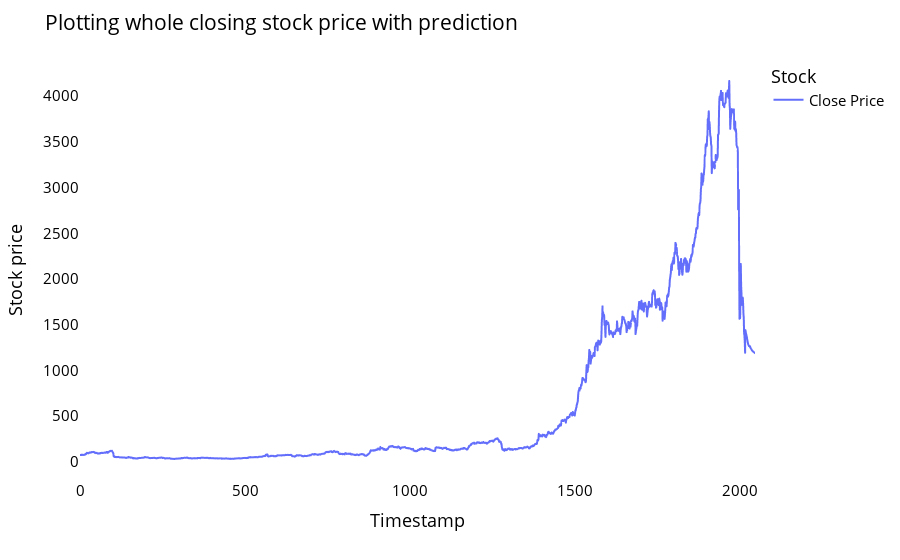

This figure's notebook cell:
### Markdown cell above
### Plotting whole closing stock price with prediction

### Code cell
svrdf=closedf.tolist()
svrdf.extend((np.array(lst_output).reshape(-1,1)).tolist())
svrdf=scaler.inverse_transform(svrdf).reshape(1,-1).tolist()[0]

names = cycle(['Close Price'])

fig = px.line(svrdf,labels={'value': 'Stock price','index': 'Timestamp'})
fig.update_layout(title_text='Plotting whole closing stock price with prediction',
                  plot_bgcolor='white', font_size=15, font_color='black',legend_title_text='Stock')
fig.for_each_trace(lambda t:  t.update(name = next(names)))
fig.update_xaxes(showgrid=False)
fig.update_yaxes(showgrid=False)
fig.show()

### Figure 1 — Plotly figure (JSON) as saved in the notebook; plotly's stock layout.template omitted (floating-point values rounded to 4 significant figures; data arrays with more than 128 entries replaced by an {"elided": "..."} marker saying what was removed)
{"data": [{"hovertemplate": "variable=0<br>Timestamp=%{x}<br>Stock price=%{y}<extra></extra>", "legendgroup": "0", "line": {"color": "#636efa", "dash": "solid"}, "marker": {"symbol": "circle"}, "mode": "lines", "name": "Close Price", "showlegend": true, "type": "scattergl", "x": {"elided": "2046 int values"}, "xaxis": "x", "y": {"elided": "2046 float values"}, "yaxis": "y"}], "layout": {"font": {"color": "black", "size": 15}, "legend": {"title": {"text": "Stock"}, "tracegroupgap": 0}, "margin": {"t": 60}, "plot_bgcolor": "white", "title": {"text": "Plotting whole closing stock price with prediction"}, "xaxis": {"anchor": "y", "domain": [0, 1], "showgrid": false, "title": {"text": "Timestamp"}}, "yaxis": {"anchor": "x", "domain": [0, 1], "showgrid": false, "title": {"text": "Stock price"}}}}
